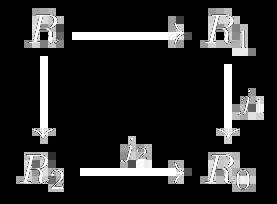
#> input picture content/mainpage/content/posts/mathematics/posts/lower-k-theory/images/mayervietoris.webp, 277 x 204 px
$ python -i converter.py   (imports and definitions only)
#> lines starting #> are read from the running program, lines starting #| are printed output that depends on the picture; after the words box and inside, x2 and y2 are one past the last pixel; in counts of white or black regions, pixels touching at a corner belong together
#> further down, picture is the input picture: shape (204, 277, 3); mean R, G, B 39.7, 39.7, 39.7
from pdf2image import convert_from_path
import cv2
import numpy as np
from PIL import Image
import os

INPUT_PDF = "renderer.pdf"
OUTPUT_FOLDER = "rendered.webp"

def remove_background(image):

    img = cv2.cvtColor(np.array(image), cv2.COLOR_RGB2RGBA)

    # Convert to grayscale
    gray = cv2.cvtColor(img, cv2.COLOR_RGBA2GRAY)

   # Detect dark pixels (background)
    threshold = 40
    _, mask = cv2.threshold(gray, threshold, 255, cv2.THRESH_BINARY)
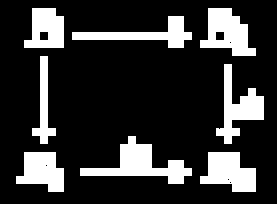
#> mask: shape (204, 277); 20.2% white; 8 white regions, largest, box (x1, y1, x2, y2) and area: (80, 136, 192, 184) 1984, (200, 8, 256, 56) 1599, (216, 64, 264, 144) 1535

    # Set alpha channel
    img[:, :, 3] = mask

    out = Image.fromarray(img)
    w, h = out.size
#> w = 277; h = 204
    return out.crop((0, 0, w-1, h - 1))
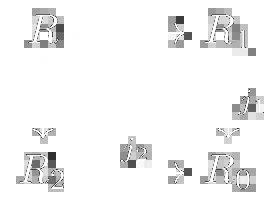
#> returned value: PIL image 276x203 RGBA; mean R, G, B, A 40.1, 40.1, 40.1, 51.8; transparent parts drawn white


# Convert PDF pages to images
# [1 line that did not run here, left out]


# [1 line that did not run here, left out]

output_file = "rendered.webp"

# [5 lines not run here, left out]

>>> import cv2
>>> picture = cv2.cvtColor(cv2.imread('../content/posts/mathematics/posts/lower-k-theory/images/mayervietoris.webp'), cv2.COLOR_BGR2RGB)
>>> result = remove_background(picture)

$ run again, on content/mainpage/content/posts/mathematics/posts/lower-k-theory/images/remarksumk1.webp
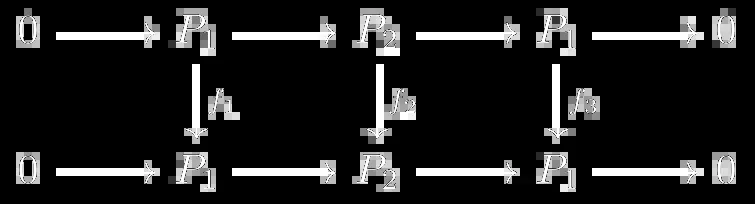
#> input picture content/mainpage/content/posts/mathematics/posts/lower-k-theory/images/remarksumk1.webp, 755 x 204 px
#> picture is the input picture: shape (204, 755, 3); mean R, G, B 32.4, 32.4, 32.4
#> in remove_background, `_, mask = cv2.threshold(gray, threshold, 255, cv2.THRESH_BINARY)`:
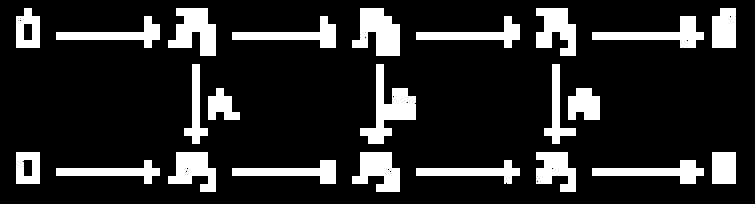
#> mask: shape (204, 755); 15.9% white; 23 white regions, largest, box (x1, y1, x2, y2) and area: (360, 64, 416, 144) 1725, (352, 8, 400, 56) 1535, (168, 8, 216, 56) 1472
#> in remove_background, `return out.crop((0, 0, w-1, h - 1))`:
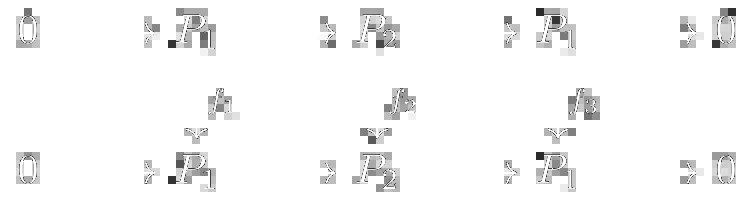
#> returned value: PIL image 754x203 RGBA; mean R, G, B, A 32.6, 32.6, 32.6, 40.7; transparent parts drawn white
